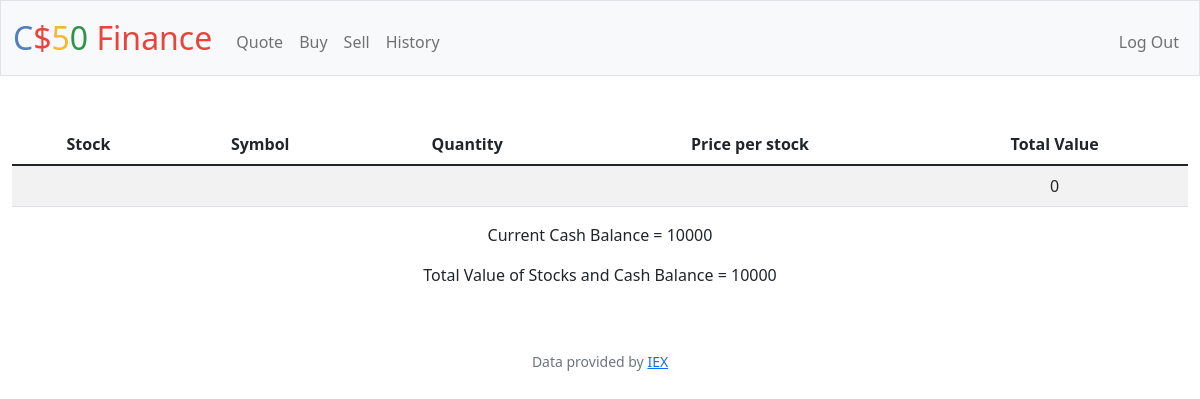
Page / (signed in) on the earlier database version.
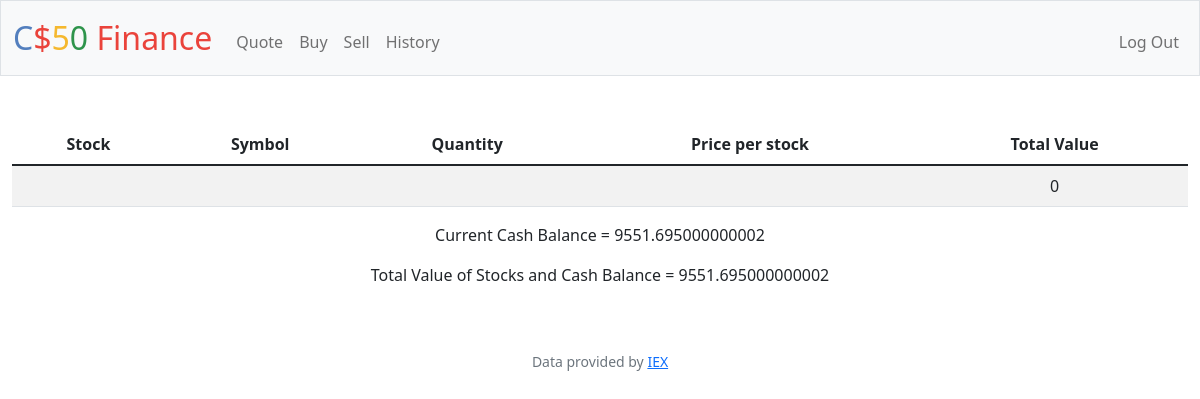
Same page on the later database version.
### tables this page shows
CREATE TABLE users (id INTEGER PRIMARY KEY AUTOINCREMENT NOT NULL, username TEXT NOT NULL, hash TEXT NOT NULL, cash NUMERIC NOT NULL DEFAULT 10000.00);

### app.py (the view)
@app.route("/")
@login_required
def index():
    current_stocks = db.execute("SELECT stock_name,stock_symbol,stock_count,price FROM current_stocks WHERE user_id = ?",session["user_id"])
    total_stock_value = 0
    cash = db.execute("SELECT cash FROM users WHERE id = ?", session["user_id"])
    for stock in current_stocks:
        stock_info = lookup(stock["stock_symbol"])
        stock["current_price"] = stock_info["price"] * stock["stock_count"]
        stock["each_stock"] = stock_info["price"]
        total_stock_value += stock["current_price"]
    return render_template("index.html",current_stocks=current_stocks,total_stock_value=total_stock_value,cash = cash[0]["cash"])

### app.py (called while the page is built)
@app.after_request
def after_request(response):
    response.headers["Cache-Control"] = "no-cache, no-store, must-revalidate"
    response.headers["Expires"] = 0
    response.headers["Pragma"] = "no-cache"
    return response

### helpers.py (called while the page is built)
def login_required(f):
    @wraps(f)
    def decorated_function(*args, **kwargs):
        if session.get("user_id") is None:
            return redirect("/login")
        return f(*args, **kwargs)
    return decorated_function

### templates/index.html (shortened to what this page needs)
{% extends "layout.html" %}
{% block main %}
        <div class="mb-3">
            <table class="table table-striped table-hover">
                <thead>
                    <tr>
                        <th>Stock</th>
                        <th>Symbol</th>
                        <th>Quantity</th>
                        <th>Price per stock</th>
                        <th>Total Value</th>
                    </tr>
                </thead>
                <tr>
                    <td></td>
                    <td></td>
                    <td></td>
                    <td></td>
                    <td>{{total_stock_value}}</td>
                </tr>
            </table>
            <p>Current Cash Balance = {{cash}}</p>
            <p>Total Value of Stocks and Cash Balance = {{ total_stock_value + cash }}</p>
        </div>
{% endblock %}

### templates/layout.html (shortened to what this page needs)
<!DOCTYPE html>
<html lang="en">
    <head>
        <link href="https://cdn.jsdelivr.net/npm/bootstrap@5.1.3/dist/css/bootstrap.min.css" rel="stylesheet">
        <link href="/static/styles.css" rel="stylesheet">
    </head>
    <body>
        <nav class="bg-light border navbar navbar-expand-md navbar-light">
            <div class="container-fluid">
                <a class="navbar-brand" href="/"><span class="blue">C</span><span class="red">$</span><span class="yellow">5</span><span class="green">0</span> <span class="red">Finance</span></a>
                <div class="collapse navbar-collapse" id="navbar">
                    {% if session["user_id"] %}
                        <ul class="navbar-nav me-auto mt-2">
                            <li class="nav-item"><a class="nav-link" href="/quote">Quote</a></li>
                            <li class="nav-item"><a class="nav-link" href="/buy">Buy</a></li>
                            <li class="nav-item"><a class="nav-link" href="/sell">Sell</a></li>
                            <li class="nav-item"><a class="nav-link" href="/history">History</a></li>
                        </ul>
                        <ul class="navbar-nav ms-auto mt-2">
                            <li class="nav-item"><a class="nav-link" href="/logout">Log Out</a></li>
                        </ul>
                    {% else %}
                        <ul class="navbar-nav ms-auto mt-2">
                            <li class="nav-item"><a class="nav-link" href="/register">Register</a></li>
                            <li class="nav-item"><a class="nav-link" href="/login">Log In</a></li>
                        </ul>
                    {% endif %}
                </div>
            </div>
        </nav>
        <main class="container-fluid py-5 text-center">
            {% block main %}{% endblock %}
        </main>
        <footer class="mb-5 small text-center text-muted">
            Data provided by <a href="https://iexcloud.io/">IEX</a>
        </footer>
    </body>
</html>

### static/styles.css (style rules this page uses)
nav .navbar-brand { font-size: xx-large; }
nav .navbar-brand .blue { color: #537fbe; }
nav .navbar-brand .red { color: #ea433b; }
nav .navbar-brand .yellow { color: #f5b82e; }
nav .navbar-brand .green { color: #2e944b; }

Differences in the rows shown:
changed users: cash "10000" → "9551.695000000002"; total_stock_value+cash "10000" → "9551.695000000002"
